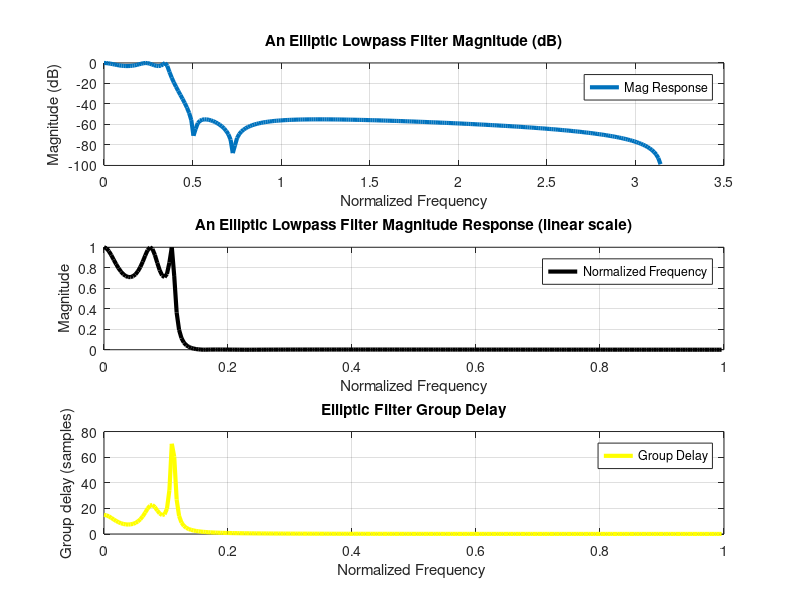
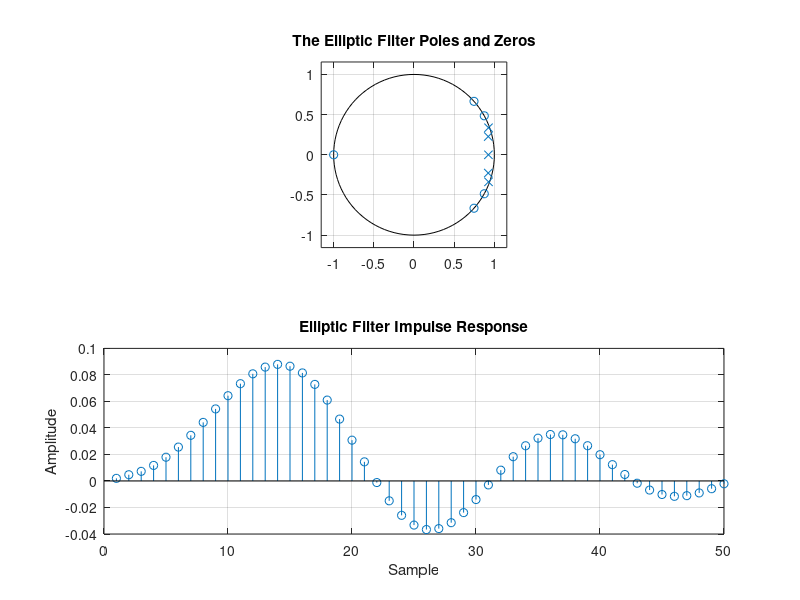
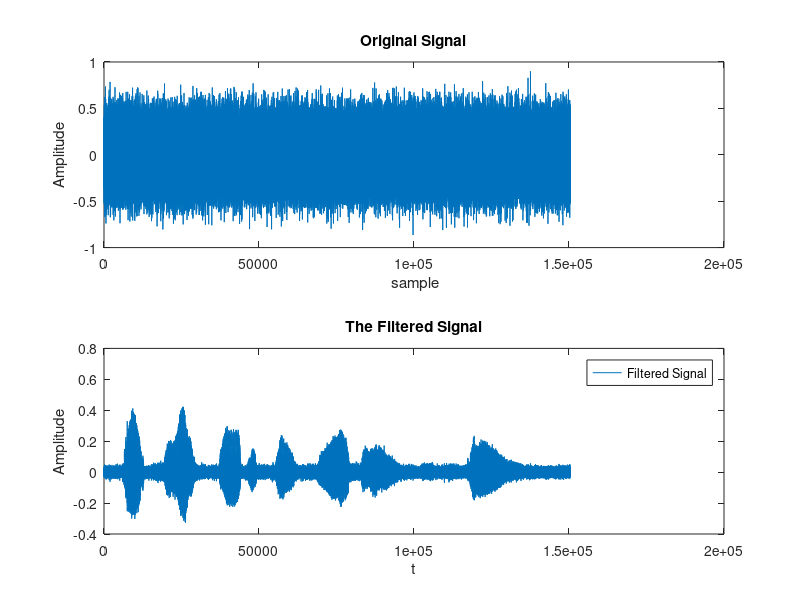

Reproduce these figures in MATLAB, in order. (Note: this script raises an error after producing the figures.)
% Design of Elliptic lowpass filter 
%Loading values

F_samp=44100;  % Sampling frequency (Hz)
Fp=2500;       % Passband frequency (Hz)
Fs=4000;       % Stopband frequency (Hz)
Rs= 55 ;       % Stopband ripple (dB)
Rp = 3;        % Passband ripple (dB)
load projIB.mat

F_Nyg = F_samp/2;              % Nyguist frequency  (Hz)
omega_p= (pi*Fp)/(F_Nyg*pi);   % Normalized Passband frequency
omega_s= (pi*Fs)/(F_Nyg*pi);   % Normalized Stopband frequency

%calculates the minimum order of a digital or analog elliptic filter 
[k, Wk]= ellipord(omega_p,omega_s,Rp,Rs);
[b, a]=ellip(k,Rp,Rs, Wk);

% Determining the Magnitude responses of the filte
[mag,z]=freqz(b,a,256);
Helliptic=abs(mag);
w=0:pi/255:pi;
Helliptic_dB=20*log10(Helliptic);

%Magnitude Response in dB
subplot(311)
plot(w,Helliptic_dB,'LineWidth',3)
xlabel('Normalized Frequency');
ylabel('Magnitude (dB)')
title('An Elliptic Lowpass Filter Magnitude (dB)')
legend('Mag Response')
grid

%Magnitude Response in Linear Scale 
subplot(312)
plot(z/pi,Helliptic,'k', 'LineWidth',3)
xlabel('Normalized Frequency');
ylabel('Magnitude')
title('An Elliptic Lowpass Filter Magnitude Response (linear scale)')
legend('Normalized Frequency')
grid

%Plot the group Delay 
g_delay=grpdelay(b,a,256);
subplot(313)
plot(z/pi,g_delay,'y','LineWidth',3)
ylabel('Group delay (samples)');
xlabel('Normalized Frequency ')
title ('Elliptic Filter Group Delay')
legend('Group Delay')
grid

%Poles and Zeros
figure(2)
subplot(211)
zplane(b, a);
title('The Elliptic Filter Poles and Zeros')

%Plot the Impulse Response for first 50 samples
subplot(212)
imp=[1; zeros(49,1)];
impulse_res=filter(b,a,imp);
stem(impulse_res)
grid
title('Elliptic Filter Impulse Response')
xlabel('Sample')
ylabel('Amplitude')

%Filtering with the Elliptic Filter
figure(3)
subplot(211)
plot(noisy)
title('Original Signal')
ylabel('Amplitude')
xlabel(' sample')


%Filtering process with the Elliptic filter
FilterdNoise=filter(b,a,noisy)*(20*log10(1000));%Amplifying the filtered signal by 60dB
subplot(212)
plot(FilterdNoise)
title('The Filtered Signal')
ylabel('Amplitude')
xlabel('t')
legend('Filtered Signal');
fvtool(b,a)
grid
aud=audioplayer(FilterdNoise,fs);    %Testing the noisy signal after filtering 
play(aud)

